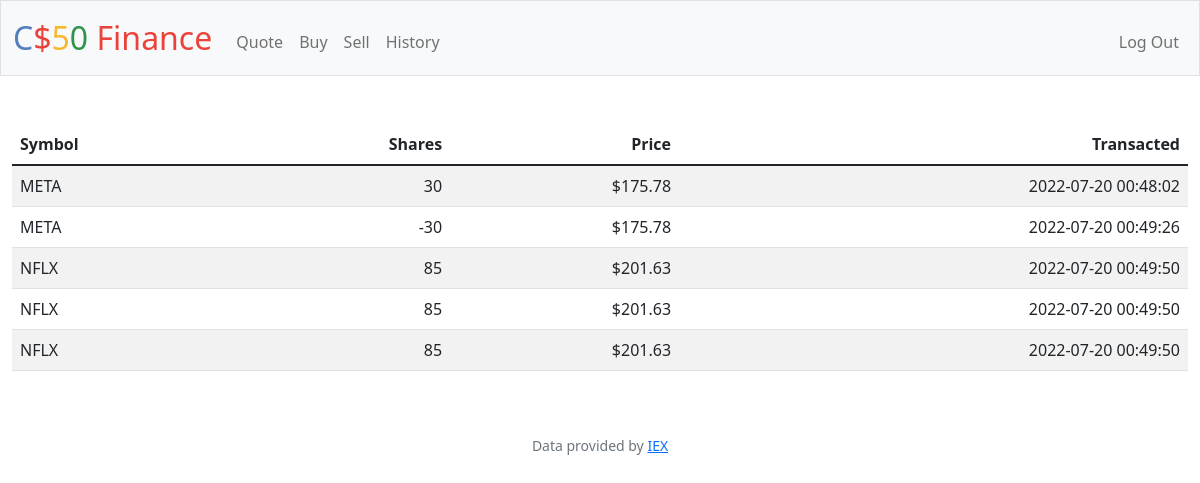
Before: /history (signed in) with the older database file.
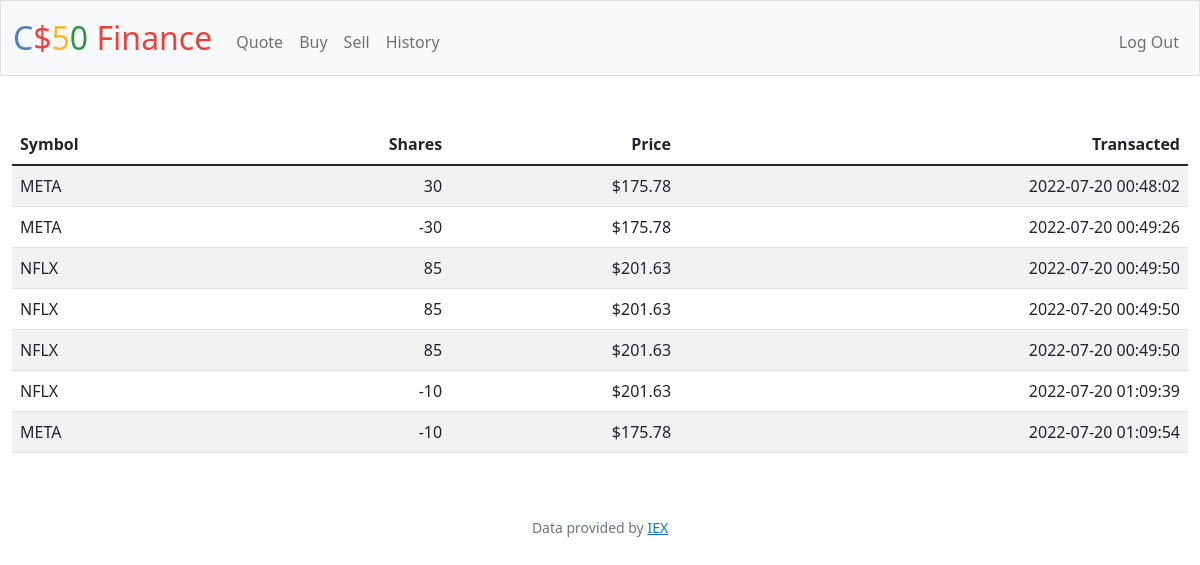
After: the same page with the newer database file.
### tables this page shows
CREATE TABLE transactions(
    id           INTEGER PRIMARY KEY AUTOINCREMENT NOT NULL,
    users_id    INTEGER NOT NULL,
    symbol  TEXT NOT NULL,
    name  TEXT NOT NULL,
    price  NUMERIC NOT NULL,
    quantity  INTEGER NOT NULL,
    cash  NUMERIC NOT NULL,
    time TEXT NOT NULL,
    FOREIGN KEY(users_id) REFERENCES users(id)
);

### app.py (the view)
@app.route("/history")
@login_required
def history():
    hist = db.execute(
        "SELECT * FROM transactions WHERE users_id = ? ORDER BY time ASC", session["user_id"])
    return render_template("history.html", res=hist)

### app.py (called while the page is built)
@app.after_request
def after_request(response):
    response.headers["Cache-Control"] = "no-cache, no-store, must-revalidate"
    response.headers["Expires"] = 0
    response.headers["Pragma"] = "no-cache"
    return response

### helpers.py (called while the page is built)
def login_required(f):
    @wraps(f)
    def decorated_function(*args, **kwargs):
        if session.get("user_id") is None:
            return redirect("/login")
        return f(*args, **kwargs)
    return decorated_function

def usd(value):
    return f"${value:,.2f}"

### templates/history.html (shortened to what this page needs)
{% extends "layout.html" %}
{% block main %}
{% set ns = namespace() %}
{% set ns.last_cash = 10000 %}
<table class="table table-striped">
    <thead>
        <tr>
            <th class="text-start">Symbol</th>
            <th class="text-end">Shares</th>
            <th class="text-end">Price</th>
            <th class="text-end">Transacted</th>
        </tr>
    </thead>
   <tbody>
    {% for dict_res in res -%}
            <tr>
                <td class="text-start">{{dict_res['symbol']}}</td>
                <td class="text-end">{{dict_res['quantity']}}</td>
                <td class="text-end">{{dict_res['price'] | usd}}</td>
                <td class="text-end">{{dict_res['time']}}</td>
            </tr>
    {% endfor %}
    </tbody>
</table>
{% endblock %}

### templates/layout.html (shortened to what this page needs)
<!DOCTYPE html>
<html lang="en">
    <head>
        <link href="https://cdn.jsdelivr.net/npm/bootstrap@5.1.3/dist/css/bootstrap.min.css" rel="stylesheet">
        <link href="/static/styles.css" rel="stylesheet">
    </head>
    <body>
        <nav class="bg-light border navbar navbar-expand-md navbar-light">
            <div class="container-fluid">
                <a class="navbar-brand" href="/"><span class="blue">C</span><span class="red">$</span><span class="yellow">5</span><span class="green">0</span> <span class="red">Finance</span></a>
                <div class="collapse navbar-collapse" id="navbar">
                    {% if session["user_id"] %}
                        <ul class="navbar-nav me-auto mt-2">
                            <li class="nav-item"><a class="nav-link" href="/quote">Quote</a></li>
                            <li class="nav-item"><a class="nav-link" href="/buy">Buy</a></li>
                            <li class="nav-item"><a class="nav-link" href="/sell">Sell</a></li>
                            <li class="nav-item"><a class="nav-link" href="/history">History</a></li>
                        </ul>
                        <ul class="navbar-nav ms-auto mt-2">
                            <li class="nav-item"><a class="nav-link" href="/logout">Log Out</a></li>
                        </ul>
                    {% else %}
                        <ul class="navbar-nav ms-auto mt-2">
                            <li class="nav-item"><a class="nav-link" href="/register">Register</a></li>
                            <li class="nav-item"><a class="nav-link" href="/login">Log In</a></li>
                        </ul>
                    {% endif %}
                </div>
            </div>
        </nav>
        <main class="container-fluid py-5 text-center">
            {% block main %}{% endblock %}
        </main>
        <footer class="mb-5 small text-center text-muted">
            Data provided by <a href="https://iexcloud.io/">IEX</a>
        </footer>
    </body>
</html>

### static/styles.css (style rules this page uses)
nav .navbar-brand { font-size: xx-large; }
nav .navbar-brand .blue { color: #537fbe; }
nav .navbar-brand .red { color: #ea433b; }
nav .navbar-brand .yellow { color: #f5b82e; }
nav .navbar-brand .green { color: #2e944b; }

Changed rows visible on the page:
added transactions: symbol "NFLX", quantity "-10", price "$201.63", time "2022-07-20 01:09:39"
added transactions: symbol "META", quantity "-10", price "$175.78", time "2022-07-20 01:09:54"
